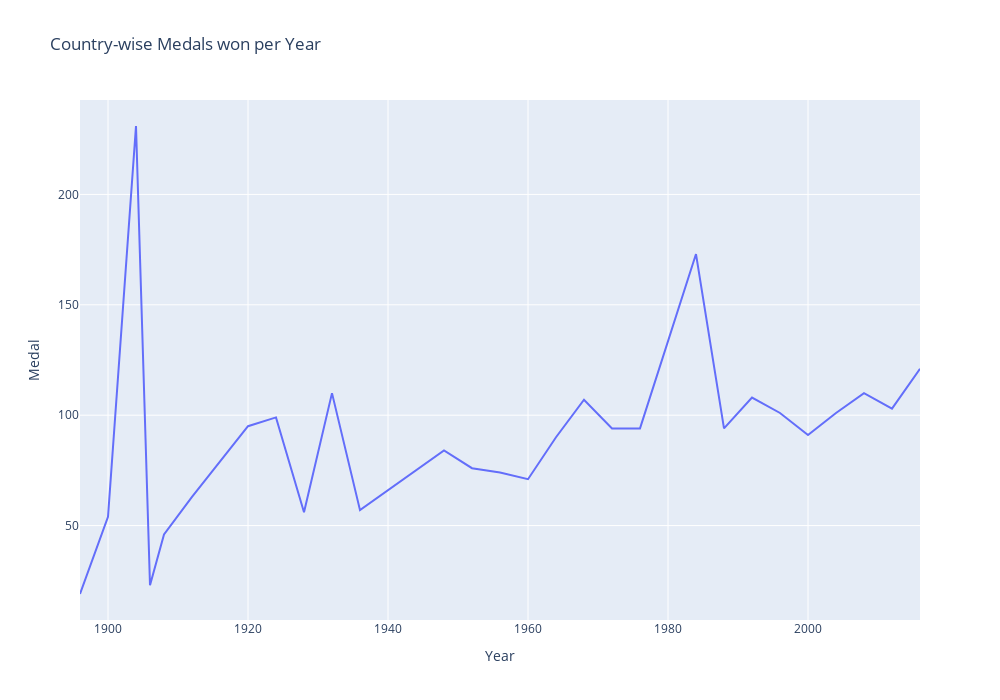

Notebook code cell kept with this figure:
### Markdown cell above
#### Country-wise total Medals won per Year

### Code cell
# Removing the null and deuplicate values
temp_df = df.dropna(subset=['Medal'])
temp_df = temp_df.drop_duplicates(subset=['Team', 'NOC', 'Games', 'Year', 'City', 'Sport', 'Event', 'Medal'])
new_df = temp_df[temp_df['region'] == 'USA']
final_df = new_df.groupby('Year').count()['Medal'].reset_index()

# plotting the graph
fig = px.line(final_df, x="Year", y="Medal", title = "Country-wise Medals won per Year", height = 700, width = 1000)
fig.show()

### Figure 1 — Plotly figure (JSON) as saved in the notebook; plotly's stock layout.template omitted (floating-point values rounded to 4 significant figures)
{"data": [{"hovertemplate": "Year=%{x}<br>Medal=%{y}<extra></extra>", "legendgroup": "", "line": {"color": "#636efa", "dash": "solid"}, "marker": {"symbol": "circle"}, "mode": "lines", "name": "", "orientation": "v", "showlegend": false, "type": "scatter", "x": [1896, 1900, 1904, 1906, 1908, 1912, 1920, 1924, 1928, 1932, 1936, 1948, 1952, 1956, 1960, 1964, 1968, 1972, 1976, 1984, 1988, 1992, 1996, 2000, 2004, 2008, 2012, 2016], "xaxis": "x", "y": [19, 54, 231, 23, 46, 63, 95, 99, 56, 110, 57, 84, 76, 74, 71, 90, 107, 94, 94, 173, 94, 108, 101, 91, 101, 110, 103, 121], "yaxis": "y"}], "layout": {"height": 700, "legend": {"tracegroupgap": 0}, "title": {"text": "Country-wise Medals won per Year"}, "width": 1000, "xaxis": {"anchor": "y", "domain": [0, 1], "title": {"text": "Year"}}, "yaxis": {"anchor": "x", "domain": [0, 1], "title": {"text": "Medal"}}}}
